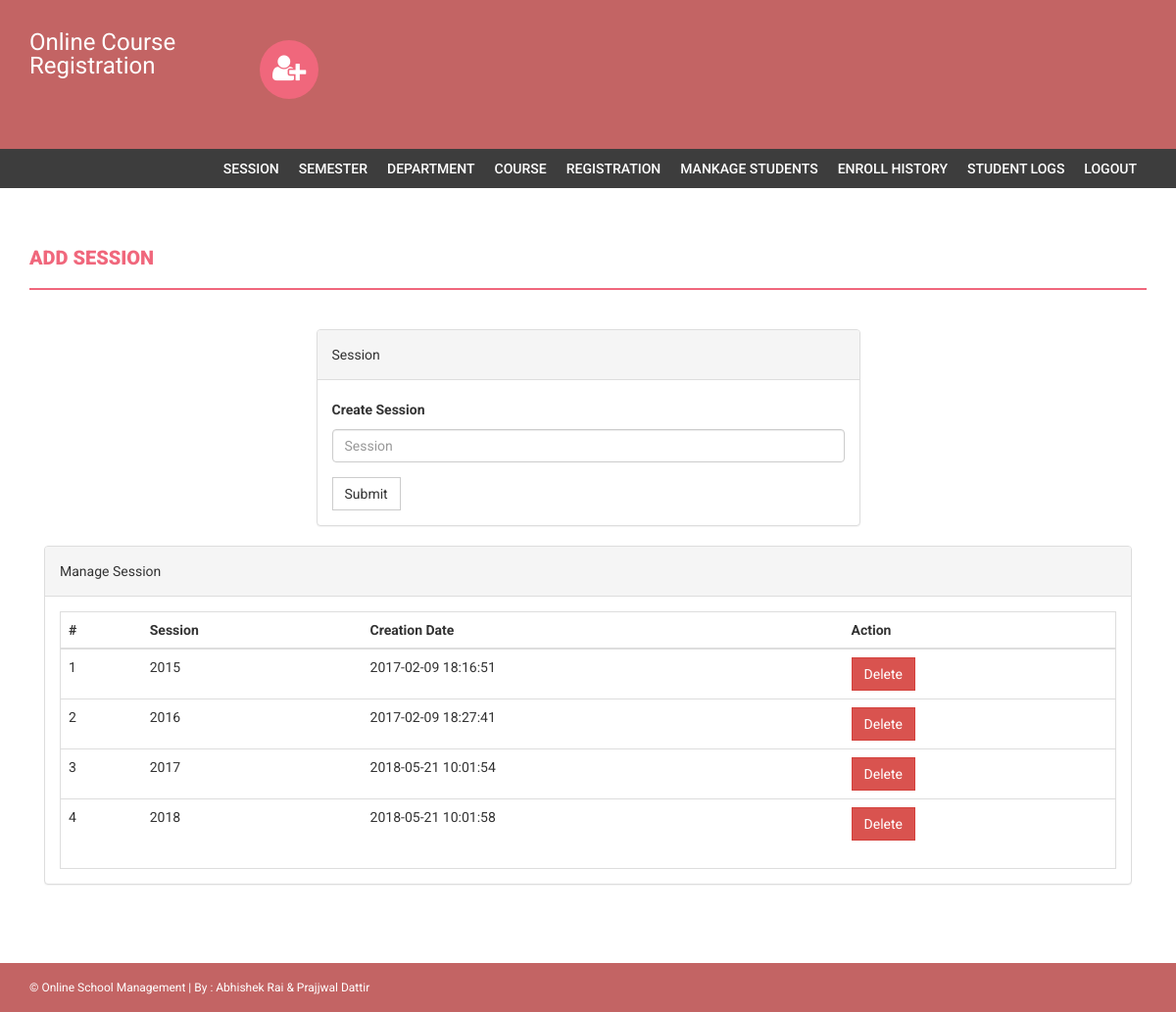
The app's page /admin/session.php (signed in), older data.
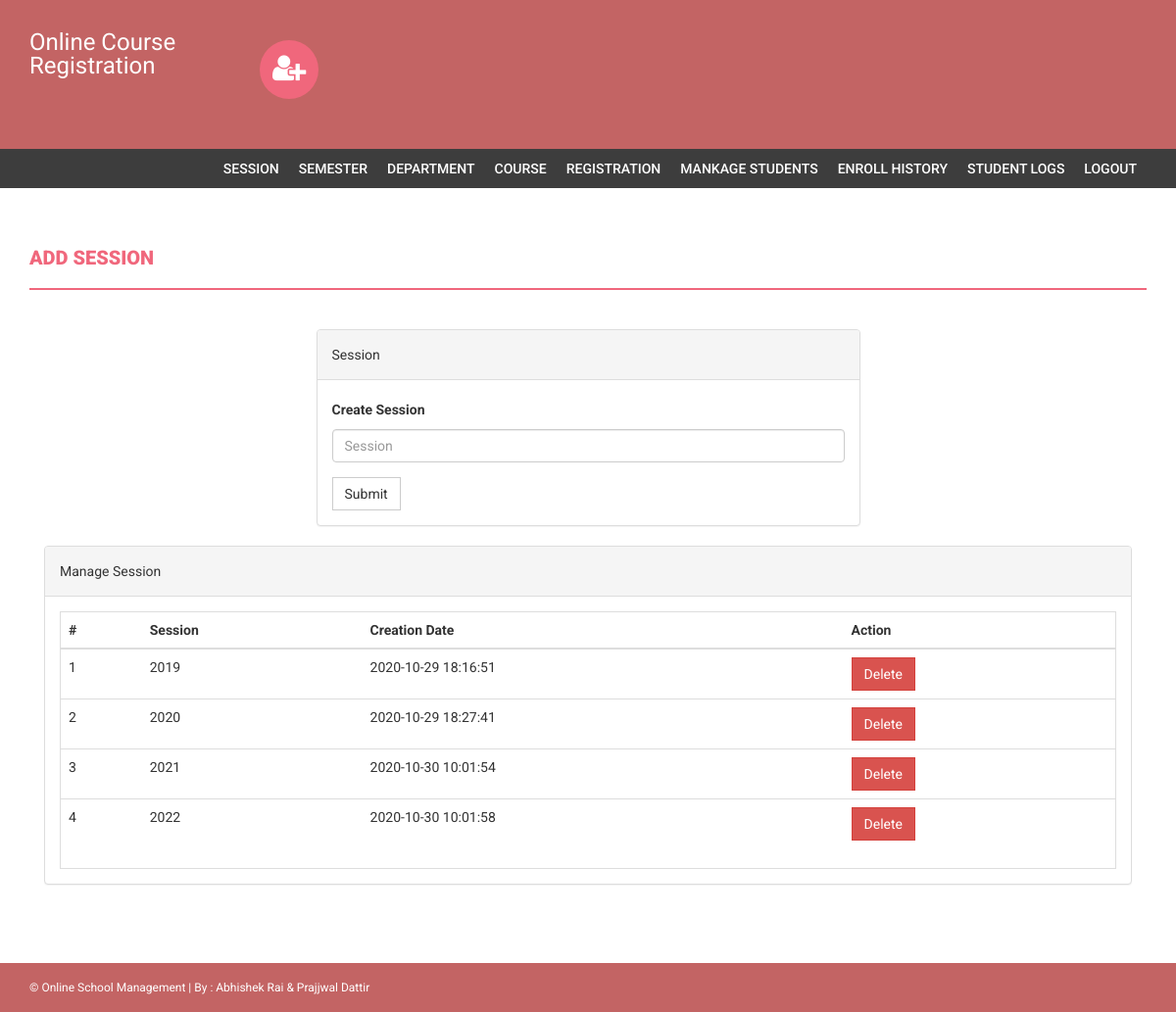
The same page, newer data.
### tables this page shows
CREATE TABLE `session` (
  `id` int(11) NOT NULL,
  `session` varchar(255) DEFAULT NULL,
  `creationDate` timestamp NULL DEFAULT current_timestamp()
);

### admin/session.php (the view, shortened to what this page needs)
<?php
if(strlen($_SESSION['alogin'])==0)
    {
header('location:index.php');
}
else{
?>
<!DOCTYPE html>
<html xmlns="http://www.w3.org/1999/xhtml">
<head>
    <link href="assets/css/bootstrap.css" rel="stylesheet" />
    <link href="assets/css/font-awesome.css" rel="stylesheet" />
    <link href="assets/css/style.css" rel="stylesheet" />
</head>
<body>
<?php include('includes/header.php');?>
<?php if($_SESSION['alogin']!="")
{
 include('includes/menubar.php');
}
 ?>
    <div class="content-wrapper">
        <div class="container">
              <div class="row">
                    <div class="col-md-12">
                        <h1 class="page-head-line">Add session  </h1>
                    </div>
                </div>
                <div class="row" >
                  <div class="col-md-3"></div>
                    <div class="col-md-6">
                        <div class="panel panel-default">
                        <div class="panel-heading">
                           Session
                        </div>
                        <div class="panel-body">
                       <form name="session" method="post">
   <div class="form-group">
    <label for="session">Create Session </label>
    <input type="text" class="form-control" id="sesssion" name="sesssion" placeholder="Session" />
  </div>
 <button type="submit" name="submit" class="btn btn-default">Submit</button>
</form>
                            </div>
                            </div>
                    </div>
                </div>
                <div class="col-md-12">
                    <div class="panel panel-default">
                        <div class="panel-heading">
                            Manage Session
                        </div>
                        <div class="panel-body">
                            <div class="table-responsive table-bordered">
                                <table class="table">
                                    <thead>
                                        <tr>
                                            <th>#</th>
                                            <th>Session</th>
                                            <th>Creation Date</th>
                                            <th>Action</th>
                                        </tr>
                                    </thead>
                                    <tbody>
<?php
$sql=mysqli_query($con,"select * from session");
$cnt=1;
while($row=mysqli_fetch_array($sql))
{
?>
                                        <tr>
                                            <td><?php echo $cnt;?></td>
                                            <td><?php echo htmlentities($row['session']);?></td>
                                            <td><?php echo htmlentities($row['creationDate']);?></td>
                                            <td>
  <a href="session.php?id=<?php echo $row['id']?>&del=delete" onClick="return confirm('Are you sure you want to delete?')">
                                            <button class="btn btn-danger">Delete</button>
</a>
                                            </td>
                                        </tr>
<?php
$cnt++;
} ?>
                                    </tbody>
                                </table>
                            </div>
                        </div>
                    </div>
                </div>
            </div>
        </div>
  <?php include('includes/footer.php');?>
</body>
</html>
<?php } ?>

Row changes from the older to the newer data that the page shows:
changed session (number 1 of 4 on the later page): session "2015" → "2019"; creationDate "2017-02-09 18:16:51" → "2020-10-29 18:16:51"
changed session (number 2 of 4 on the later page): session "2016" → "2020"; creationDate "2017-02-09 18:27:41" → "2020-10-29 18:27:41"
changed session (number 3 of 4 on the later page): session "2017" → "2021"; creationDate "2018-05-21 10:01:54" → "2020-10-30 10:01:54"
changed session (number 4 of 4 on the later page): session "2018" → "2022"; creationDate "2018-05-21 10:01:58" → "2020-10-30 10:01:58"
